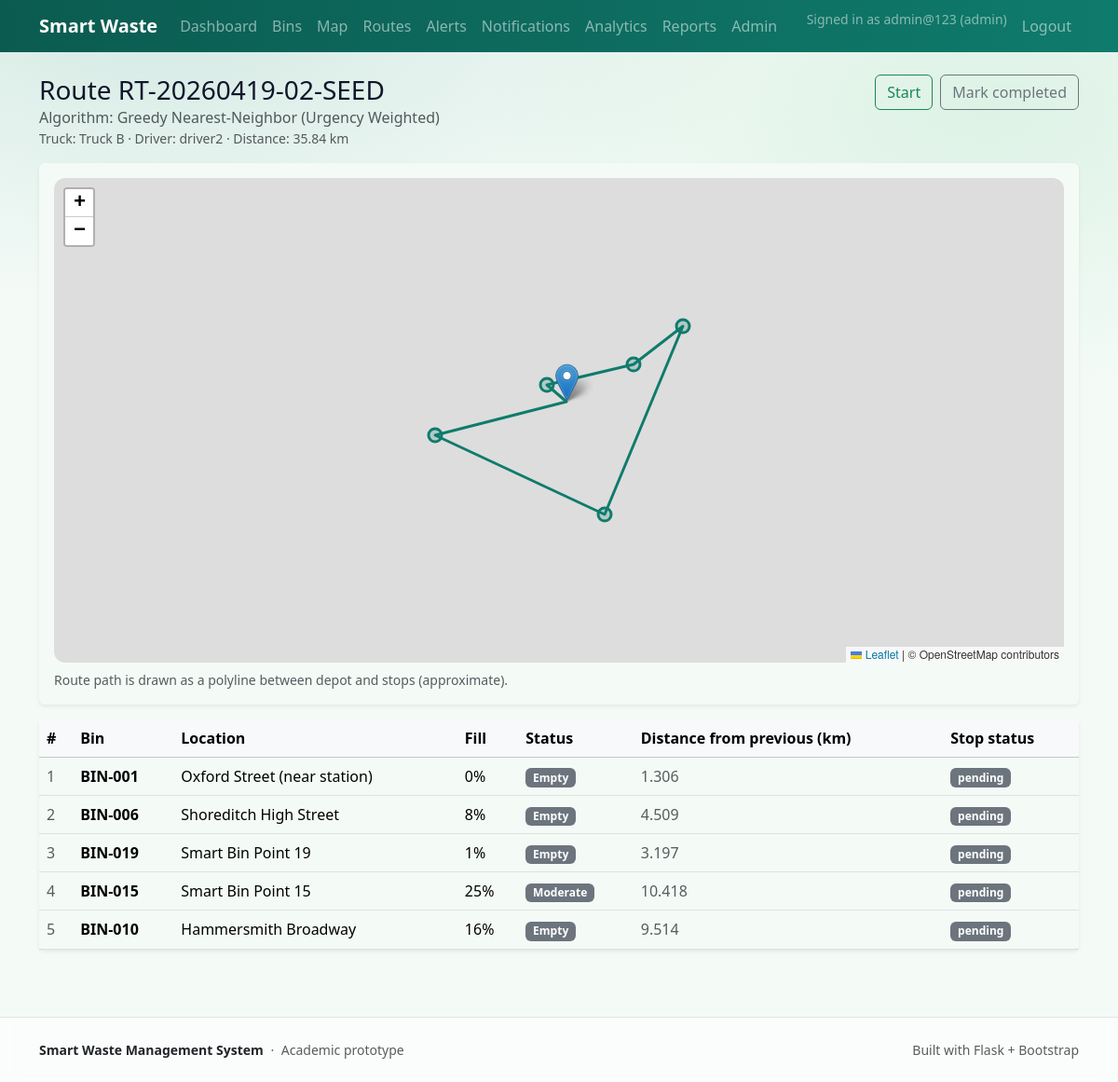
The app's page /admin/routes/2 (signed in) with its own data.
### app/models.py (models this page shows, shortened)
class User(db.Model, UserMixin):
    __tablename__ = "users"
    id = db.Column(db.Integer, primary_key=True)
    username = db.Column(db.String(50), unique=True, nullable=False, index=True)
    email = db.Column(db.String(120), unique=True, nullable=True, index=True)
    first_name = db.Column(db.String(80), nullable=True)
    last_name = db.Column(db.String(80), nullable=True)
    phone_number = db.Column(db.String(30), nullable=True)
    employee_id = db.Column(db.String(50), unique=True, nullable=True, index=True)
    password_hash = db.Column(db.String(255), nullable=False)
    role = db.Column(db.String(20), nullable=False, default="user")  # admin|worker|user (legacy: collector|public)
    is_active = db.Column(db.Boolean, nullable=False, default=True)
    created_at = db.Column(db.DateTime(timezone=True), nullable=False, default=utcnow)
    last_login_at = db.Column(db.DateTime(timezone=True), nullable=True)
    trucks = db.relationship("Truck", back_populates="driver", lazy="dynamic")
    created_routes = db.relationship("Route", foreign_keys="Route.created_by_id", lazy="dynamic")
    @property
    def is_admin(self) -> bool:
        return self.canonical_role == "admin"
    @property
    def is_worker(self) -> bool:
        return self.canonical_role == "worker"
    @property
    def is_collector(self) -> bool:
        return self.is_worker
    @property
    def canonical_role(self) -> str:
        if self.role == "collector":
            return "worker"
        if self.role == "public":
            return "user"
        return self.role

class Route(db.Model):
    __tablename__ = "routes"
    id = db.Column(db.Integer, primary_key=True)
    route_code = db.Column(db.String(30), unique=True, nullable=False, index=True)
    date_for = db.Column(db.Date, nullable=False)
    algorithm = db.Column(db.String(50), nullable=False, default="Greedy Nearest-Neighbor (Urgency Weighted)")
    status = db.Column(db.String(20), nullable=False, default="planned")  # planned|in_progress|completed
    total_distance_km = db.Column(db.Float, nullable=True)
    created_at = db.Column(db.DateTime(timezone=True), nullable=False, default=utcnow)
    created_by_id = db.Column(db.Integer, db.ForeignKey("users.id"), nullable=True)
    created_by = db.relationship("User", foreign_keys=[created_by_id])
    truck_id = db.Column(db.Integer, db.ForeignKey("trucks.id"), nullable=True)
    truck = db.relationship("Truck", back_populates="routes")
    driver_id = db.Column(db.Integer, db.ForeignKey("users.id"), nullable=True)
    driver = db.relationship("User", foreign_keys=[driver_id])
    stops = db.relationship("RouteStop", back_populates="route", order_by="RouteStop.seq", cascade="all, delete-orphan")

class Truck(db.Model):
    __tablename__ = "trucks"
    id = db.Column(db.Integer, primary_key=True)
    name = db.Column(db.String(80), nullable=False)
    plate_no = db.Column(db.String(30), unique=True, nullable=False)
    status = db.Column(db.String(20), nullable=False, default="active")  # active|inactive
    last_seen_at = db.Column(db.DateTime(timezone=True), nullable=True)
    driver_id = db.Column(db.Integer, db.ForeignKey("users.id"), nullable=True)
    driver = db.relationship("User", back_populates="trucks")
    routes = db.relationship("Route", back_populates="truck", lazy="dynamic")

class RouteStop(db.Model):
    __tablename__ = "route_stops"
    id = db.Column(db.Integer, primary_key=True)
    route_id = db.Column(db.Integer, db.ForeignKey("routes.id"), nullable=False, index=True)
    seq = db.Column(db.Integer, nullable=False)
    bin_id = db.Column(db.Integer, db.ForeignKey("bins.id"), nullable=False)
    bin = db.relationship("Bin")
    distance_from_prev_km = db.Column(db.Float, nullable=True)
    status = db.Column(db.String(20), nullable=False, default="pending")  # pending|collected|skipped
    collected_at = db.Column(db.DateTime(timezone=True), nullable=True)
    route = db.relationship("Route", back_populates="stops")

class Bin(db.Model):
    __tablename__ = "bins"
    id = db.Column(db.Integer, primary_key=True)
    bin_code = db.Column(db.String(30), unique=True, nullable=False, index=True)
    location_name = db.Column(db.String(140), nullable=False)
    area = db.Column(db.String(80), nullable=True, index=True)
    latitude = db.Column(db.Float, nullable=False)
    longitude = db.Column(db.Float, nullable=False)
    waste_type = db.Column(db.String(30), nullable=False, default="General")
    fill_level = db.Column(db.Integer, nullable=False, default=0)  # 0..100
    status = db.Column(db.String(20), nullable=False, default="Empty")  # Empty|Moderate|Full|Overflow
    last_updated_at = db.Column(db.DateTime(timezone=True), nullable=False, default=utcnow)
    readings = db.relationship("SensorReading", back_populates="bin", lazy="dynamic", cascade="all, delete-orphan")
    alerts = db.relationship("Alert", back_populates="bin", lazy="dynamic", cascade="all, delete-orphan")

### app/blueprints/admin/routes.py (the view)
@bp.get("/routes/<int:route_id>")
@login_required
@role_required("admin")
def route_detail(route_id: int):
    r = db.session.get(Route, route_id)
    if not r:
        flash("Route not found.", "danger")
        return redirect(url_for("admin.routes_list"))
    stops = RouteStop.query.filter_by(route_id=r.id).order_by(RouteStop.seq.asc()).all()
    depot = {"lat": current_app.config["DEPOT_LAT"], "lon": current_app.config["DEPOT_LON"]}
    stops_points = [
        {
            "seq": s.seq,
            "bin_code": s.bin.bin_code,
            "lat": s.bin.latitude,
            "lon": s.bin.longitude,
            "status": s.bin.status,
            "fill_level": s.bin.fill_level,
        }
        for s in stops
    ]
    return render_template("admin/route_detail.html", r=r, stops=stops, depot=depot, stops_points=stops_points)

### app/models.py (called while the page is built)
@login_manager.user_loader
def load_user(user_id: str):
    try:
        return db.session.get(User, int(user_id))
    except Exception:
        return None

### app/utils/security.py (called while the page is built)
def _canonical_role(role: str) -> str:
    return _ROLE_ALIASES.get((role or "").strip(), (role or "").strip())

def role_required(*roles: str):
    def decorator(view_fn):
        @wraps(view_fn)
        def wrapped(*args, **kwargs):
            if not current_user.is_authenticated:
                abort(401)
            allowed = {_canonical_role(r) for r in roles}
            if _canonical_role(getattr(current_user, "role", "")) not in allowed:
                abort(403)
            return view_fn(*args, **kwargs)
        return wrapped
    return decorator

### app/templates/admin/route_detail.html (shortened to what this page needs)
{% extends "shared/layout.html" %}
{% block head %}
  <link rel="stylesheet" href="https://unpkg.com/leaflet@1.9.4/dist/leaflet.css" />
{% endblock %}
{% block content %}
<div class="container py-4">
  <div class="d-flex align-items-start justify-content-between mb-3">
    <div>
      <h1 class="h3 mb-0">Route {{ r.route_code }}</h1>
      <div class="text-muted">Algorithm: {{ r.algorithm }}</div>
      <div class="text-muted small">Truck: {{ r.truck.name if r.truck else '-' }} · Driver: {{ r.driver.username if r.driver else '-' }} · Distance: {{ r.total_distance_km or '-' }} km</div>
    </div>
    <div class="d-flex gap-2">
      {% if r.status=='planned' %}
        <a class="btn btn-outline-success" href="{{ url_for('admin.route_start', route_id=r.id) }}">Start</a>
      {% endif %}
      {% if r.status!='completed' %}
        <a class="btn btn-outline-secondary" href="{{ url_for('admin.route_complete', route_id=r.id) }}">Mark completed</a>
      {% endif %}
    </div>
  </div>
  <div class="card shadow-sm border-0">
    <div class="card-body">
      <div id="routeMap" class="map-box"></div>
      <p class="text-muted small mt-2 mb-0">Route path is drawn as a polyline between depot and stops (approximate).</p>
    </div>
  </div>
  <div class="card shadow-sm border-0 mt-3">
    <div class="table-responsive">
      <table class="table align-middle mb-0">
        <thead class="table-light">
          <tr>
            <th>#</th>
            <th>Bin</th>
            <th>Location</th>
            <th>Fill</th>
            <th>Status</th>
            <th>Distance from previous (km)</th>
            <th>Stop status</th>
          </tr>
        </thead>
        <tbody>
          {% for s in stops %}
            <tr>
              <td class="text-muted">{{ s.seq }}</td>
              <td class="fw-semibold">{{ s.bin.bin_code }}</td>
              <td>{{ s.bin.location_name }}</td>
              <td>{{ s.bin.fill_level }}%</td>
              <td><span class="badge text-bg-secondary">{{ s.bin.status }}</span></td>
              <td class="text-muted">{{ s.distance_from_prev_km or '-' }}</td>
              <td><span class="badge text-bg-secondary">{{ s.status }}</span></td>
            </tr>
          {% endfor %}
        </tbody>
      </table>
    </div>
  </div>
</div>
{% endblock %}

### app/templates/shared/nav.html (shortened to what this page needs)
{% set user = current_user if current_user.is_authenticated else None %}
<nav class="navbar navbar-expand-lg navbar-dark app-nav">
  <div class="container">
    <a class="navbar-brand fw-semibold" href="{{ url_for('public.dashboard') if user else url_for('public.landing') }}">Smart Waste</a>
    <div class="collapse navbar-collapse" id="navMain">
      <ul class="navbar-nav me-auto mb-2 mb-lg-0">
        <li class="nav-item"><a class="nav-link" href="{{ url_for('public.dashboard') }}">Dashboard</a></li>
        <li class="nav-item"><a class="nav-link" href="{{ url_for('public.bins') }}">Bins</a></li>
        <li class="nav-item"><a class="nav-link" href="{{ url_for('public.map_view') }}">Map</a></li>
        {% if user and user.is_admin %}
          <li class="nav-item"><a class="nav-link" href="{{ url_for('admin.routes_list') }}">Routes</a></li>
          <li class="nav-item"><a class="nav-link" href="{{ url_for('admin.alerts') }}">Alerts</a></li>
          <li class="nav-item"><a class="nav-link" href="{{ url_for('admin.notifications') }}">Notifications</a></li>
          <li class="nav-item"><a class="nav-link" href="{{ url_for('admin.analytics') }}">Analytics</a></li>
          <li class="nav-item"><a class="nav-link" href="{{ url_for('admin.reports') }}">Reports</a></li>
          <li class="nav-item"><a class="nav-link" href="{{ url_for('admin.admin_home') }}">Admin</a></li>
        {% endif %}
      </ul>
      <ul class="navbar-nav ms-auto">
        {% if not user %}
          <li class="nav-item"><a class="nav-link" href="{{ url_for('auth.login') }}">Login</a></li>
          <li class="nav-item"><a class="nav-link" href="{{ url_for('auth.register') }}">Sign up</a></li>
        {% else %}
          <li class="nav-item"><span class="navbar-text small text-white-50 me-2">Signed in as {{ user.username }} ({{ user.canonical_role }})</span></li>
          <li class="nav-item"><a class="nav-link" href="{{ url_for('auth.logout') }}">Logout</a></li>
        {% endif %}
      </ul>
    </div>
  </div>
</nav>

### app/static/css/app.css (style rules this page uses)
:root { --sw-primary: #0b5b50; --sw-primary-2: #0f7b6c; --sw-accent: #16a34a; --sw-bg: #f4fbf7; --sw-surface: #ffffff; --sw-ink: #0f172a; --sw-muted: #475569; --sw-border: rgba(2, 6, 23, .10); --app-green: var(--sw-primary-2); --app-green-dark: var(--sw-primary); --app-accent: #a7f3d0; --app-bg: var(--sw-bg); --app-ink: var(--sw-ink); --app-muted: var(--sw-muted); --bs-primary: var(--sw-primary); --bs-primary-rgb: 11, 91, 80; --bs-success: var(--sw-accent); --bs-success-rgb: 22, 163, 74; --bs-body-bg: var(--sw-bg); --bs-body-color: var(--sw-ink); --bs-link-color: var(--sw-primary-2); --bs-link-color-rgb: 15, 123, 108; --bs-link-hover-color: var(--sw-primary); --bs-border-color: var(--sw-border); }
.bg-app { background: radial-gradient(1200px 600px at 15% 0%, rgba(15,123,108,.14), transparent 55%), radial-gradient(900px 520px at 88% 10%, rgba(22,163,74,.10), transparent 60%), var(--sw-bg); color: var(--sw-ink); }
.app-nav { background: linear-gradient(90deg, var(--app-green-dark), var(--app-green)); }
.navbar .nav-link { opacity:.95; }
.map-box { height: 520px; border-radius: 12px; overflow: hidden; }

### records on screen
User: username "admin@123", canonical_role "admin"
Route: route_code "RT-20260419-02-SEED", algorithm "Greedy Nearest-Neighbor (Urgency Weighted)", total_distance_km "35.84"
Truck: truck "Truck B"
User: driver "driver2"
RouteStop: seq "1", bin.bin_code "BIN-001", bin.location_name "Oxford Street (near station)", bin.fill_level "0", bin.status "Empty", distance_from_prev_km "1.306", status "pending"
RouteStop: seq "2", bin.bin_code "BIN-006", bin.location_name "Shoreditch High Street", bin.fill_level "8", bin.status "Empty", distance_from_prev_km "4.509", status "pending"
RouteStop: seq "3", bin.bin_code "BIN-019", bin.location_name "Smart Bin Point 19", bin.fill_level "1", bin.status "Empty", distance_from_prev_km "3.197", status "pending"
RouteStop: seq "4", bin.bin_code "BIN-015", bin.location_name "Smart Bin Point 15", bin.fill_level "25", bin.status "Moderate", distance_from_prev_km "10.418", status "pending"
RouteStop: seq "5", bin.bin_code "BIN-010", bin.location_name "Hammersmith Broadway", bin.fill_level "16", bin.status "Empty", distance_from_prev_km "9.514", status "pending"
